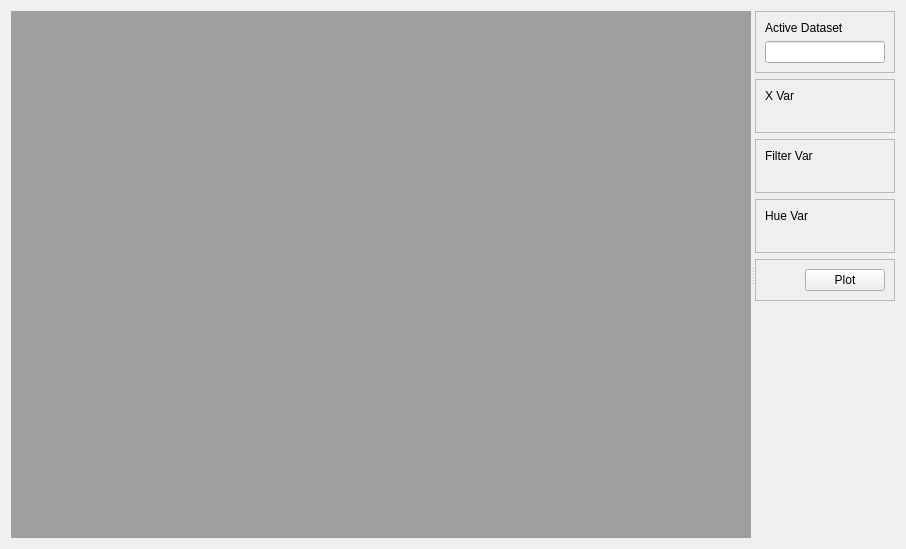
<?xml  version="1.0"  encoding="UTF-8"?>
<ui  version="4.0">
  <class>Form</class>
  <widget  class="QWidget"  name="Form">
    <property  name="geometry">
      <rect>
        <x>0</x>
        <y>0</y>
        <width>906</width>
        <height>549</height>
      </rect>
    </property>
    <property  name="windowTitle">
      <string>Form</string>
    </property>
    <layout  class="QHBoxLayout"  name="horizontalLayout">
      <item>
        <widget  class="QSplitter"  name="splitter">
          <property  name="orientation">
            <enum>Qt::Horizontal</enum>
          </property>
          <widget  class="QWidget"  name="wA">
            <property  name="sizePolicy">
              <sizepolicy  hsizetype="Preferred"  vsizetype="Preferred">
                <horstretch>8</horstretch>
                <verstretch>0</verstretch>
              </sizepolicy>
            </property>
            <layout  class="QVBoxLayout"  name="vlA">
              <item>
                <widget  class="QMdiArea"  name="mdiArea"/>
              </item>
            </layout>
          </widget>
          <widget  class="QWidget"  name="wB">
            <property  name="sizePolicy">
              <sizepolicy  hsizetype="Minimum"  vsizetype="Minimum">
                <horstretch>1</horstretch>
                <verstretch>0</verstretch>
              </sizepolicy>
            </property>
            <layout  class="QVBoxLayout"  name="vlB">

              <item>
                <widget  class="QFrame"  name="wActiveDset">
                  <property  name="frameShape">
                    <enum>QFrame::StyledPanel</enum>
                  </property>
                  <property  name="frameShadow">
                    <enum>QFrame::Raised</enum>
                  </property>
                  <property  name="lineWidth">
                    <number>8</number>
                  </property>
                  <layout  class="QVBoxLayout"  name="vlActiveDset">
                    
                    <item>
                      <widget  class="QLabel"  name="label_activeDset">
                        <property  name="text">
                          <string>Active Dataset</string>
                        </property>
                      </widget>
                    </item>

                    <item>
                        <widget  class="QLineEdit"  name="edit_dset1">
                            <property  name="text">
                            <string> </string>
                            </property>
                        </widget>
                    </item>

                  </layout>
                </widget>
              </item>
                
              <item>
                <widget  class="QFrame"  name="wBA">
                  <property  name="frameShape">
                    <enum>QFrame::StyledPanel</enum>
                  </property>
                  <property  name="frameShadow">
                    <enum>QFrame::Raised</enum>
                  </property>
                  <property  name="lineWidth">
                    <number>8</number>
                  </property>
                  <layout  class="QVBoxLayout"  name="vlBA">
                    <item>
                      <widget  class="QLabel"  name="label_select">
                        <property  name="text">
                          <string>X Var</string>
                        </property>
                      </widget>
                    </item>
                    <item>
                      <layout  class="QHBoxLayout"  name="horizontalLayout_5">
                        <item>
                          <spacer  name="horizontalSpacer_5">
                            <property  name="orientation">
                              <enum>Qt::Horizontal</enum>
                            </property>
                            <property  name="sizeHint"  stdset="0">
                              <size>
                                <width>40</width>
                                <height>20</height>
                              </size>
                            </property>
                          </spacer>
                        </item>
                        <item>
                          <layout  class="QVBoxLayout"  name="vlComboBoxXVar"/>
                        </item>
                      </layout>
                    </item>
                  </layout>
                </widget>
              </item>


              <item>
                <widget  class="QFrame"  name="wBC">
                  <property  name="frameShape">
                    <enum>QFrame::StyledPanel</enum>
                  </property>
                  <property  name="frameShadow">
                    <enum>QFrame::Raised</enum>
                  </property>
                  <property  name="lineWidth">
                    <number>8</number>
                  </property>
                  <layout  class="QVBoxLayout"  name="vlBC">
                    <item>
                      <widget  class="QLabel"  name="label_select2">
                        <property  name="text">
                          <string>Filter Var</string>
                        </property>
                      </widget>
                    </item>
                    <item>
                      <layout  class="QHBoxLayout"  name="horizontalLayout_6">
                        <item>
                          <spacer  name="horizontalSpacer_6">
                            <property  name="orientation">
                              <enum>Qt::Horizontal</enum>
                            </property>
                            <property  name="sizeHint"  stdset="0">
                              <size>
                                <width>40</width>
                                <height>20</height>
                              </size>
                            </property>
                          </spacer>
                        </item>
                        <item>
                          <layout  class="QVBoxLayout"  name="vlComboBoxFilterCol"/>
                        </item>
                        <item>
                          <layout  class="QVBoxLayout"  name="vlComboBoxFilterVal"/>
                        </item>
                      </layout>
                    </item>
                  </layout>
                </widget>
              </item>
              
              <item>
                <widget  class="QFrame"  name="wBD">
                  <property  name="frameShape">
                    <enum>QFrame::StyledPanel</enum>
                  </property>
                  <property  name="frameShadow">
                    <enum>QFrame::Raised</enum>
                  </property>
                  <property  name="lineWidth">
                    <number>8</number>
                  </property>
                  <layout  class="QVBoxLayout"  name="vlBD">
                    <item>
                      <widget  class="QLabel"  name="label_select3">
                        <property  name="text">
                          <string>Hue Var</string>
                        </property>
                      </widget>
                    </item>
                    <item>
                      <layout  class="QHBoxLayout"  name="horizontalLayout_7">
                        <item>
                          <spacer  name="horizontalSpacer_7">
                            <property  name="orientation">
                              <enum>Qt::Horizontal</enum>
                            </property>
                            <property  name="sizeHint"  stdset="0">
                              <size>
                                <width>40</width>
                                <height>20</height>
                              </size>
                            </property>
                          </spacer>
                        </item>
                        <item>
                          <layout  class="QVBoxLayout"  name="vlComboBoxHueCol"/>
                        </item>
                        <item>
                          <layout  class="QVBoxLayout"  name="vlComboBoxHueVal"/>
                        </item>
                      </layout>
                    </item>
                  </layout>
                </widget>
              </item>

              <item>
                <widget  class="QFrame"  name="wBD">
                  <property  name="frameShape">
                    <enum>QFrame::StyledPanel</enum>
                  </property>
                  <property  name="frameShadow">
                    <enum>QFrame::Raised</enum>
                  </property>
                  <property  name="lineWidth">
                    <number>8</number>
                  </property>
                    <layout  class="QHBoxLayout"  name="horizontalLayout_8">
                    <item>
                        <spacer  name="horizontalSpacer_8">
                        <property  name="orientation">
                            <enum>Qt::Horizontal</enum>
                        </property>
                        <property  name="sizeHint"  stdset="0">
                            <size>
                            <width>40</width>
                            <height>20</height>
                            </size>
                        </property>
                        </spacer>
                    </item>
                    <item>
                        <widget  class="QPushButton"  name="plotBtn">
                        <property  name="text">
                            <string>Plot</string>
                        </property>
                        </widget>
                    </item>
                    </layout>
                </widget>
              </item>
              
              <item>
                <spacer  name="verticalSpacer">
                <property  name="orientation">
                    <enum>Qt::Vertical</enum>
                </property>
                <property  name="sizeHint"  stdset="0">
                    <size>
                    <width>20</width>
                    <height>40</height>
                    </size>
                </property>
                </spacer>
              </item>
              
            </layout>
          </widget>
        </widget>
      </item>
    </layout>
  </widget>
  <resources/>
  <connections/>
</ui>
